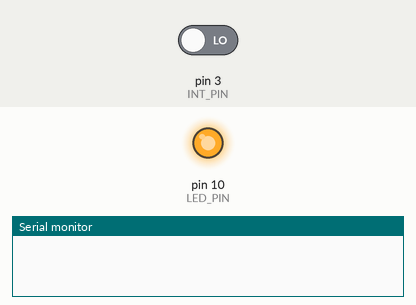
This sketch was run on a simulated Arduino Uno, built with avr-gcc and run on an emulated ATmega328P. Shown: output pins drawn as LEDs (lit = HIGH), the last lines printed to the serial monitor. Inputs (shaded band) come from the test bench; at power-on: pin 3 (INT_PIN) LOW.

Above: at 1.2 s.
1.3 s: pin 3 (INT_PIN) driven HIGH
At 3.6 s:
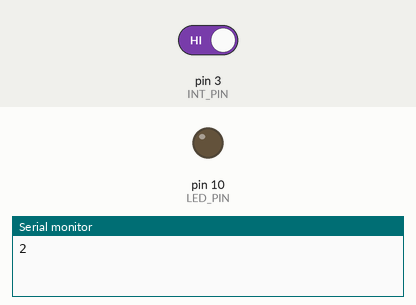
Timing chart, 0 to 10.3 s (numbered marks = the images above; inputs shaded):
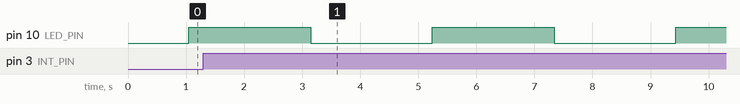

Measured:
- after the input at 1.3 s, pin 10 (LED_PIN): alternates HIGH for 2.1 s and LOW for 2.1 s, starting after 1.8 s

The sketch:

week_9.2.ino
```cpp
#define LED_PIN 10
#define INT_PIN   3

int timer1_counter;
int toggle = 1;
int mode = 1;
int count = 0;

void setup(){
  pinMode(LED_PIN, OUTPUT);
  pinMode(INT_PIN, INPUT);
  noInterrupts();
  TCCR1A = 0;
  TCCR1B = 0;
  timer1_counter = 0;
  TCNT1 = timer1_counter;
  TCCR1B |= (1 << CS12);
  TIMSK1 |= (1 << TOIE1);
  interrupts();
  attachInterrupt(digitalPinToInterrupt(INT_PIN),
                  ISR_Callback,RISING);
  Serial.begin(9600);
}

void loop(){

}

ISR (TIMER1_OVF_vect){
  TCNT1 = timer1_counter;
  if(count%mode==0){
    digitalWrite(LED_PIN,toggle);
    toggle = !toggle;
  }
  count++;
}

void ISR_Callback(){
  if(mode<3){
    mode+=1;
  }
  else{
    mode = 1;
  }
  Serial.println(mode);
}
```
